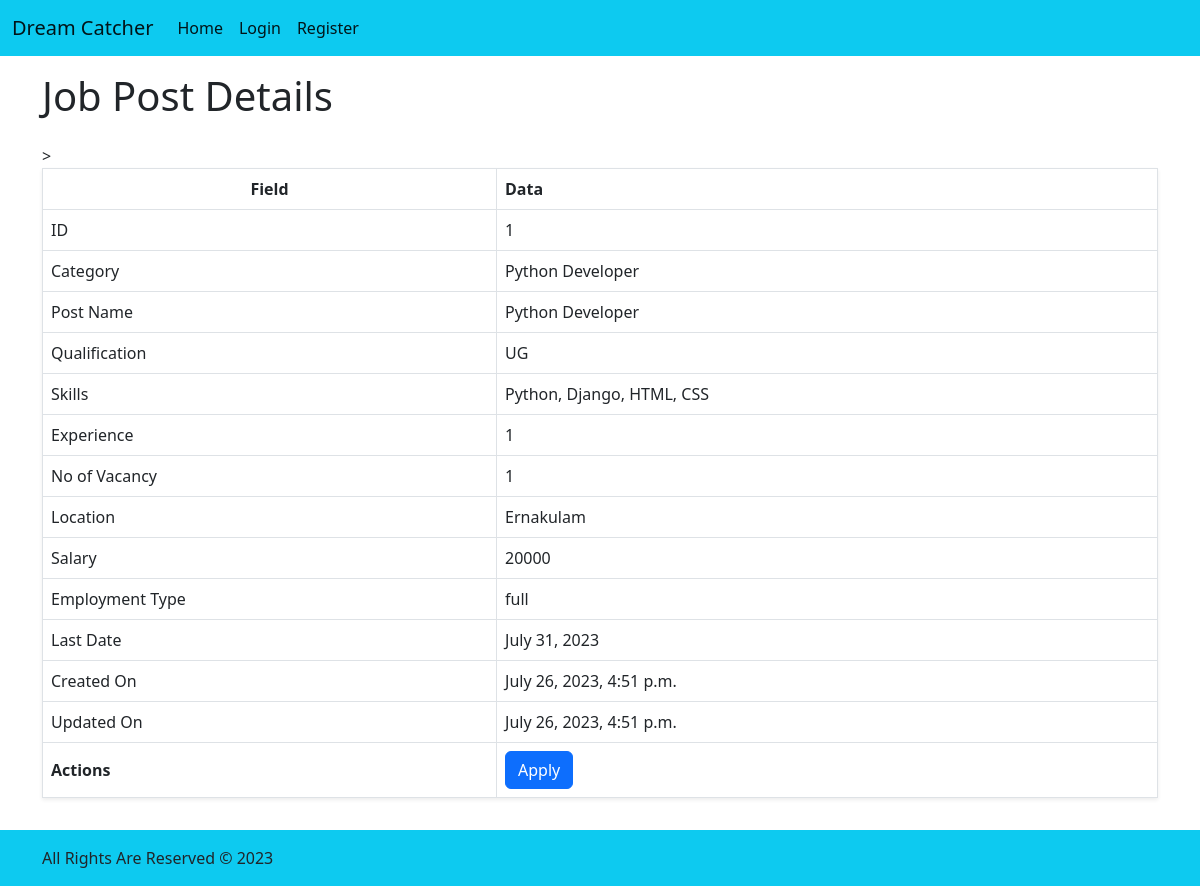
The app's page /jobposts/1/detail/, older data.
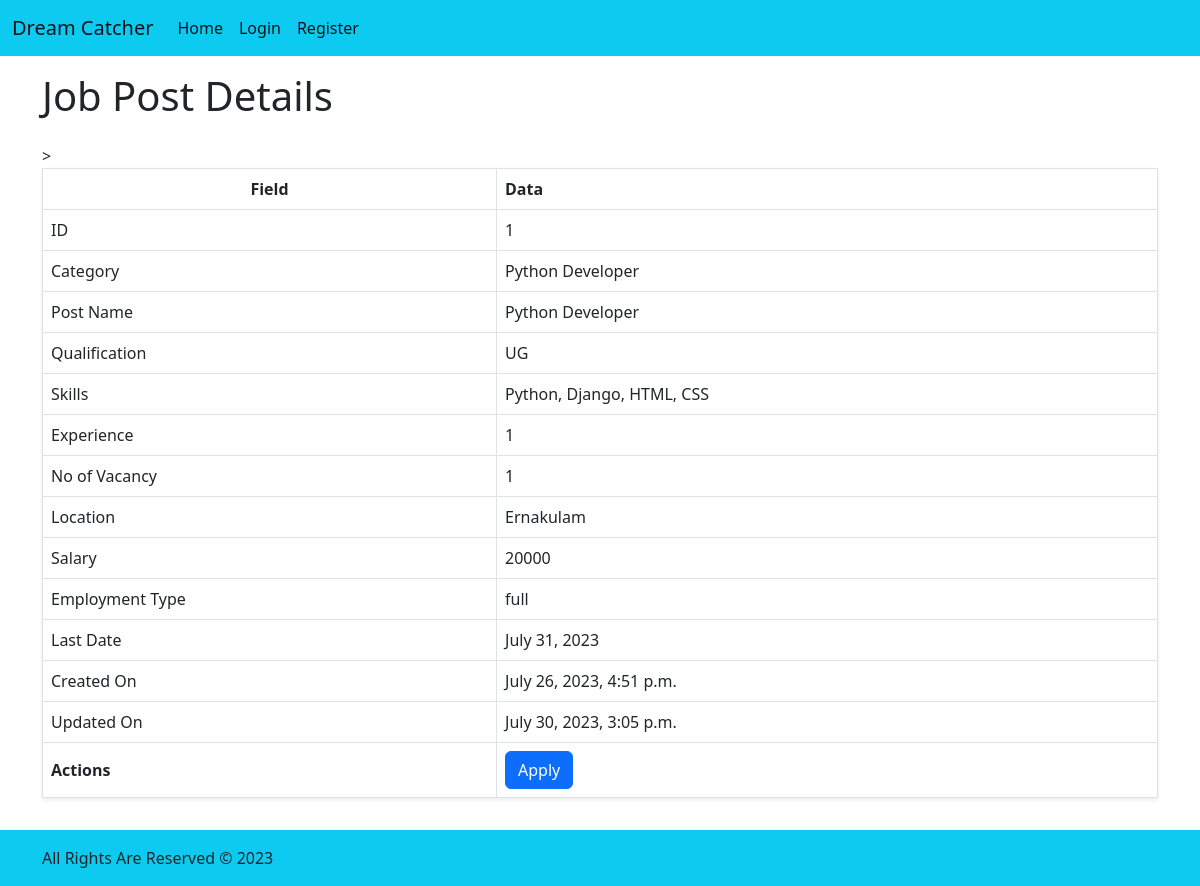
The same page, newer data.
### core/models.py (models this page shows, shortened)
class JobPostModel(models.Model):
    class CatChoices(models.TextChoices):
        Accounting = "Accounting", "Accounting"
        administrative_assistant = "admini", "Administrative Assistant"
        architect = "architect", "Architect"
        computer_programmer = "cp", "Computer Programmer"
        Construction = "con", "Construction"
        Customer_service = "cs", "Ustomer Service"
        dbadministrator = "dbadmini", "Database Administrator"
        HR = "hr", "Human Resources"
        marketing = "marketing", "Marketing"
        retail = "retail", "Retail"
        sales = "sales", "Sales"
    class QualificationChoices(models.TextChoices):
        Phd = "phd", "PhD"
        PG = "PG", "Post Graduate"
        UG = "UG", "Under Graduate"
        Diploma = "Dip", "Diploma"
        X = "X", "SSLC"
    class EmploymentTypeChoices(models.TextChoices):
        Full_time = "full", "Full Time"
        Part_time = "part", "Part Time"
    category = models.ForeignKey(
        Category, on_delete=models.SET_NULL, blank=True, null=True
    )
    post_name = models.CharField(max_length=64)
    company_name = models.CharField(max_length=64)
    qualification = models.CharField(
        max_length=64, choices=QualificationChoices.choices
    )
    skills = models.TextField(max_length=60)
    experience = models.IntegerField()
    no_of_vacancy = models.IntegerField()
    location = models.CharField(max_length=255)
    salary = models.IntegerField()
    employment_type = models.CharField(
        max_length=64, choices=EmploymentTypeChoices.choices
    )
    last_date = models.DateField()
    created_on = models.DateTimeField(auto_now_add=True)
    updated_on = models.DateTimeField(auto_now=True)

class Category(models.Model):
    name = models.CharField(max_length=64)
    no_of_vacancy = models.IntegerField()
    image = models.ImageField(
        upload_to="core/category/image/", default="default/logo.png"
    )
    parent = models.ForeignKey("self", on_delete=models.CASCADE, blank=True, null=True)
    def __str__(self) -> str:
        return self.name

### core/views.py (the view)
# urls.py: path("jobposts/<int:pk>/detail/", views.JobpostDetailView.as_view(), name="jobpost_detail"),
class JobpostDetailView(views.DetailView):
    template_name = "core/jobpost/jobpost_detail.html"
    model = models.JobPostModel
    context_object_name = "jobpost"

### templates/core/jobpost/jobpost_detail.html (shortened to what this page needs)
{% extends 'base.html' %}
{% block content %}
<div class="container-lg d-flex flex-column gap-3 py-3">
  <div class="row">
    <div class="col">
      <h1>Job Post Details</h1>
    </div>
  </div>
  <div class="row">
    <div class="col">
      <table class="table table-bordered align-middle shadow-sm">
        <thead>
          <tr>
            <th class="text-center">Field</th>
            <th>Data</th>
          </tr>
        </thead>
        <tbody>
          <tr>
            <td>ID</td>
            <td>{{jobpost.id}}</td>
          </tr>
          <tr>
            <td>Category</td>
            <td>{{jobpost.category}}</td>
          </tr>
          <tr>
            <td>Post Name</td>
            <td>{{jobpost.post_name}}</td>
          </tr>
          <tr>
            <td>Qualification</td>
            <td>{{jobpost.qualification}}</td>
          </tr>
          <tr>
            <td>Skills</td>
            <td>{{jobpost.skills}}</td>
          </tr>
          <tr>
            <td>Experience</td>
            <td>{{jobpost.experience}}</td>
          </tr>
          <tr>
            <td>No of Vacancy</td>
            <td>{{jobpost.no_of_vacancy}}</td>
          </tr>
          <tr>
            <td>Location</td>
            <td>{{jobpost.location}}</td>
          </tr>
          <tr>
            <td>Salary</td>
            <td>{{jobpost.salary}}</td>
          </tr>
          <tr>
            <td>Employment Type</td>
            <td>{{jobpost.employment_type}}</td>
          </tr>
          <tr>
            <td>Last Date</td>
            <td>{{jobpost.last_date}}</td>
          </tr>
          <tr>
            <td>Created On</td>
            <td>{{jobpost.created_on}}</td>
          </tr>
          <tr>
            <td>Updated On</td>
            <td>{{jobpost.updated_on}}</td>
          </tr>
          <tr>
            <th>Actions</th>
            <td>
              <div class="d-flex gap-3 flex-wrap">
                <a
                  href="{% url 'core:jobpost_apply' jobpost.id %}"
                  class="btn btn-primary"
                  >Apply</a
                >
              </div>
            </td>
          </tr>
        </tbody>
      </table>
    </div>
  </div>
</div>
{% endblock %}

Row changes from the older to the newer data that the page shows:
changed JobPostModel "Python Developer": updated_on "July 26, 2023, 4:51 p.m." → "July 30, 2023, 3:05 p.m."
